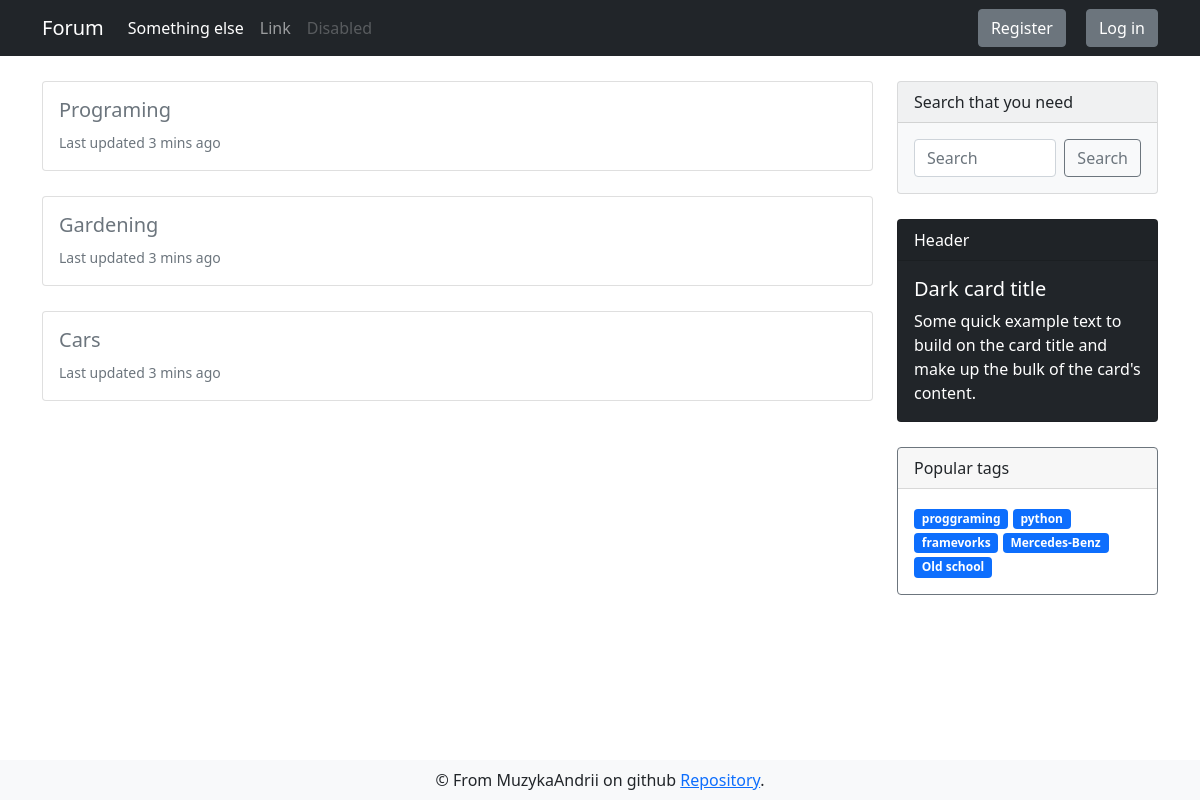
The page / on the database its author committed.
### app/models.py (models this page shows, shortened)
class DbMixin(object):
    def save(self):
        db.session.add(self)
        db.session.commit()

class Section(DbMixin, db.Model):
    id = db.Column(db.Integer, primary_key = True, autoincrement=True)
    name = db.Column(db.String(50), unique=True, nullable=False)
    description = db.Column(db.String(255), unique=True)
    slug = db.Column(db.String(100), unique=True, nullable=False)
    themes = db.relationship('Theme', backref='parent_section', lazy='dynamic')
    tags = db.relationship('Tag', backref='parent_section', lazy='dynamic')

class Tag(DbMixin, db.Model):
    id = db.Column(db.Integer, primary_key = True, autoincrement=True)
    name = db.Column(db.String(50), unique=True, nullable=False)
    section_id = db.Column(db.Integer, db.ForeignKey('section.id'), nullable=False)

### app/views.py (the view)
@app.route('/forum')
@app.route('/')
def index():
    sections = Section.query.limit(7).all()
    tags = Tag.query.limit(25).all()
    return render_template('main_page.html', sections=sections, tags=tags, title='Sections list')

### app/templates/main_page.html (shortened to what this page needs)
{% extends "layouts/base.html" %}
{% block content %}
<div class="container">
    <div class="row">
        <div class="section col-md-9">
            {% for section in sections %}
            <div class="card d-flex">
                <div class="card-body">
                    <h5 class="card-title"><a class="link-secondary"
                            href="{{ url_for('themes_index', section_slug=section.slug) }}">{{ section.name }}</a></h5>
                    <p class="card-text"><small class="text-muted">Last updated 3 mins ago</small></p>
                </div>
            </div>
            {% endfor %}
        </div>
        {% include "layouts/sidebar.html" %}
    </div>
</div>
{% endblock %}

### app/templates/layouts/base.html (shortened to what this page needs)
<!doctype html>
<html>
<head>
  {% block head %}
  <link href="https://cdn.jsdelivr.net/npm/bootstrap@5.0.0/dist/css/bootstrap.min.css" rel="stylesheet"
>
  <link rel="stylesheet" type="text/css" href="{{ url_for('static',filename='css/style.css') }}">
  {% endblock %}
</head>
<body>
  <nav class="navbar navbar-expand-lg navbar-dark bg-dark">
    <div class="container">
      <a class="navbar-brand" href="{{ url_for('index') }}">Forum</a>
      <div class="collapse navbar-collapse" id="navbarSupportedContent">
        <ul class="navbar-nav me-auto mb-2 mb-lg-0">
          <li class="nav-item">
            <a class="nav-link active" aria-current="page" href="">Something else</a>
          </li>
          <li class="nav-item">
            <a class="nav-link" href="#">Link</a>
          </li>
          <li class="nav-item">
            <a class="nav-link disabled" href="#" tabindex="-1" aria-disabled="true">Disabled</a>
          </li>
        </ul>
        <form class="d-flex">
          {% if current_user.is_anonymous %}
          <a href="{{ url_for('auth.register') }}" type="button" class="btn login-btn btn-secondary">Register</a>
          <a href="{{ url_for('auth.login') }}" type="button" class="btn btn-secondary">Log in</a>
          {% endif %}
        </form>
      </div>
    </div>
  </nav>
  {% block content %}
  {% endblock %}
  {% block footer %}
  <footer class="navbar fixed-bottom navbar-light bg-light">
    <div class="container" style="justify-content: space-around;">
      <div class="footer-content">
        &copy; From MuzykaAndrii on github
        <a href="https://github.com/MuzykaAndrii/modern-flask-forum">Repository</a>.</div>
    </div>
  </footer>
  {% endblock %}
</body>
</html>

### app/templates/layouts/sidebar.html
<div class="sidebar col-md-3">
    <div class="card text-dark bg-light mb-3" style="max-width: 18rem;">
        <div class="card-header">Search that you need</div>
        <div class="card-body d-flex">
            <input class="form-control me-2" type="search" placeholder="Search" aria-label="Search">
            <button class="btn btn-outline-secondary" type="submit">Search</button>
        </div>
    </div>
    <div class="card text-white bg-dark mb-3" style="max-width: 18rem;">
        <div class="card-header">Header</div>
        <div class="card-body">
            <h5 class="card-title">Dark card title</h5>
            <p class="card-text">Some quick example text to build on the card title and make up the bulk of the
                card's content.</p>
        </div>
    </div>
    <div class="card border-secondary mb-3" style="max-width: 18rem;">
        <div class="card-header">Popular tags</div>
        <div class="card-body text-secondary">
            {% for tag in tags %}
            <a class="tag badge bg-primary">{{ tag.name }}</a>
            {% endfor %}
        </div>
    </div>
</div>

### app/static/css/style.css (style rules this page uses)
.login-btn { margin-right: 20px; }
.card { margin: 25px 0; }
.link-secondary { text-decoration: none; }
.tag { text-decoration: none; }

### rows shown on the page
Section: name "Programing"
Section: name "Gardening"
Section: name "Cars"
Tag: name "proggraming"
Tag: name "python"
Tag: name "framevorks"
Tag: name "Mercedes-Benz"
Tag: name "Old school"
